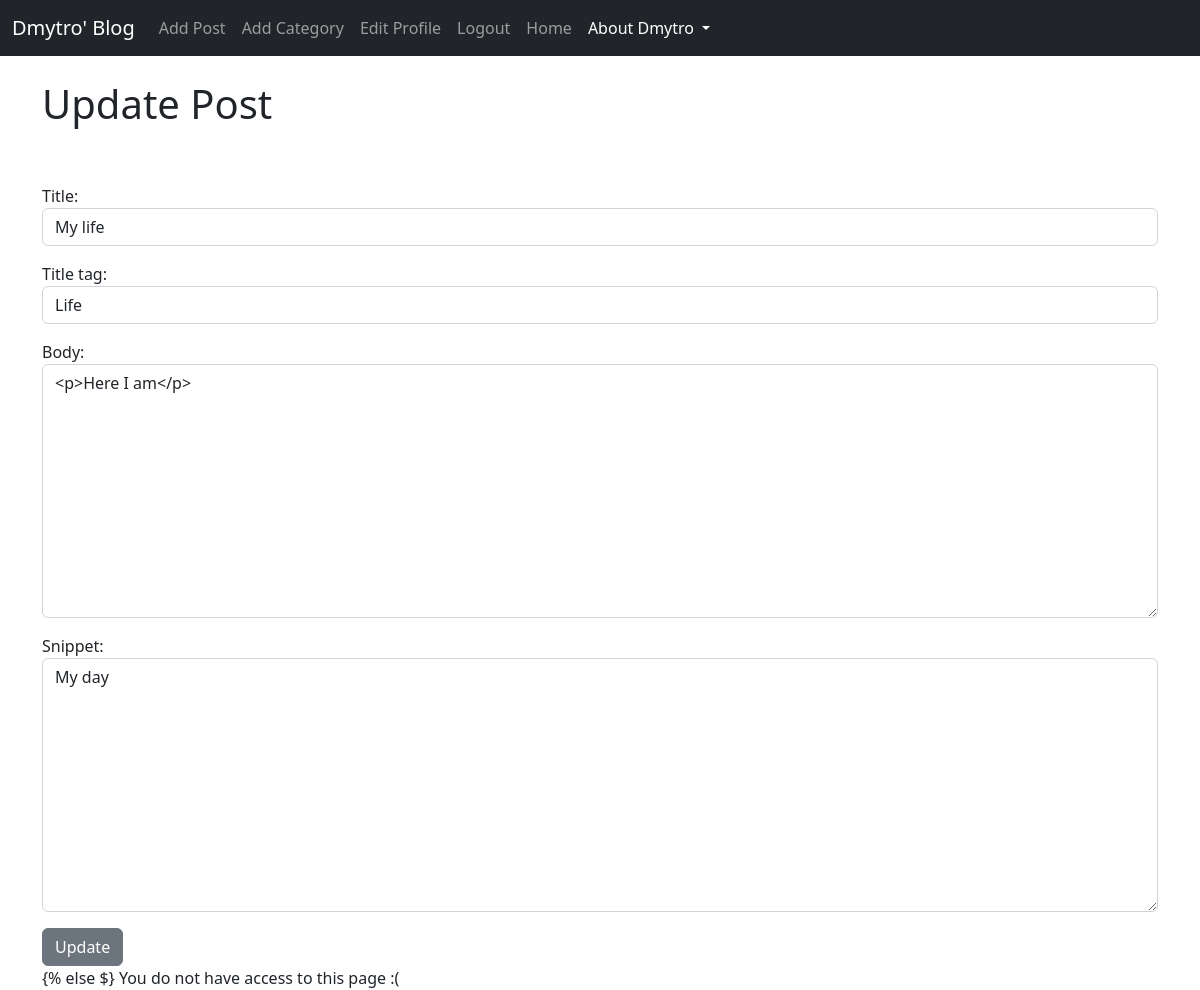
The app's page /article/edit/17 (signed in) with its own data.
### myblog/models.py (models this page shows, shortened)
class Post(models.Model):
    title = models.CharField(max_length=255)
    title_tag = models.CharField(max_length=255)
    author = models.ForeignKey(User, on_delete=models.CASCADE)
    body = RichTextField(blank=True, null=True)
    post_date = models.DateField(auto_now_add=True)
    category = models.CharField(max_length=255, default='coding')
    snippet = models.CharField(max_length=255)
    likes = models.ManyToManyField(User, related_name='blog_posts')

### myblog/views.py (the view)
# urls.py: path('article/edit/<int:pk>', UpdatePost.as_view(), name='update_post'),
class UpdatePost(UpdateView):
    model = Post
    form_class = EditForm
    template_name = 'update_post.html'

### myblog/forms.py
class EditForm(forms.ModelForm):
    class Meta:
        model = Post
        fields = ('title', 'title_tag', 'body', 'snippet')
        widgets = {
            'title': forms.TextInput(attrs={'class': 'form-control', 'placeholder': 'This is Title Placeholder'}),
            'title_tag': forms.TextInput(attrs={'class': 'form-control'}),
            'body': forms.Textarea(attrs={'class': 'form-control'}),
            'snippet': forms.Textarea(attrs={'class': 'form-control'}),
        }

### myblog/templates/update_post.html (shortened to what this page needs)
{% extends 'base.html' %}
{% block content %}
{% if user.is_authenticated %}
    {% if user.id == post.author.id %}
        <h1>Update Post</h1>
        <br/><br/>
        <div class="form-group">
        <form method="Post">
            {{ form.as_p }}
            <button class="btn btn-secondary">Update</button>
        </form>
        </div>
    {% else $}
            You do not have access to this page :(
    {% endif %}
{% else %}
You do not have access. Please Login or Create a new account
{% endif %}
{% endblock %}

### records on screen
Post: title "My life", title_tag "Life", body "<p>Here I am</p>", snippet "My day"
